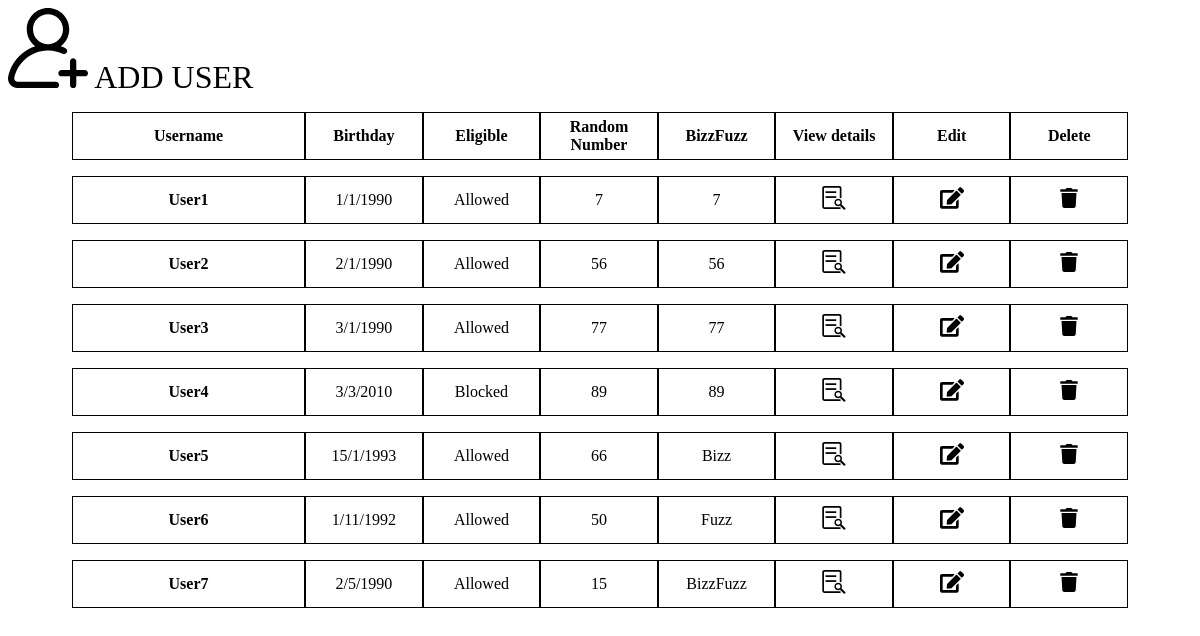
The page / on the database its author committed.
### bizzfuzz/models.py (models this page shows)
class CustomUser(AbstractUser):
    username = models.CharField(max_length=20, unique=True, help_text='Maximum 20 characters')
    random_number = models.DecimalField(default=-1, decimal_places=0, max_digits=3)
    birth_date = models.DateField(null=False, blank=False, validators=[date_max], help_text='Required. Format: YYYY-MM-DD')

### bizzfuzz/views.py (the view)
# urls.py: path('', index.as_view(), name='index'),
class index(generic.ListView):
    template_name = "bizzfuzz/list.html"
    context_object_name = "users_list"
    def get_queryset(self):
        userModel = get_user_model()
        return userModel.objects.all()

### bizzfuzz/templatetags/custom_tags.py (called while the page is built)
@register.filter
def eligible(user_id):
    userModel = get_user_model()
    userInstance = get_object_or_404(userModel, pk=user_id)
    now_year = timezone.now().year
    now_month = timezone.now().month
    now_day = timezone.now().day
    try:
        user_year = userInstance.birth_date.year
        user_month = userInstance.birth_date.month
        user_day = userInstance.birth_date.day
        userYearsOld = now_year - user_year
        monthCheck = now_month - user_month
        dayCheck = now_day - user_day
        dayCheckState = False
        if userYearsOld > 13:
            return 'Allowed'
        elif userYearsOld == 13 and monthCheck > 0:
            return 'Allowed'
        elif userYearsOld == 13 and monthCheck == 0 and dayCheck >= 0:
            return 'Allowed'
        else:
            return 'Blocked'
    except:
        return 'No Birth Day ;('

@register.filter
def bizzfuzz(random_number):
    if random_number % 3 == 0 and random_number % 5 == 0:
        return 'BizzFuzz'
    elif random_number % 3 == 0:
        return 'Bizz'
    elif random_number % 5 == 0:
        return 'Fuzz'
    else:
        return random_number

### bizzfuzz/templates/bizzfuzz/list.html (shortened to what this page needs)
<!DOCTYPE html>
<html lang="en">
<head>
    {% load static %}
    <link rel="stylesheet" type="text/css" href="{% static 'bizzfuzz/style.css' %}">
</head>
<body>
<div class='register'>
    <a href="{% url 'register' %}">
        <img src="{% static 'bizzfuzz/images/add.svg' %}" alt="Edit" height="80" width="80"> ADD USER
    </a>
</div>
{% load custom_tags %}
<div class='table'>
{% if users_list %}
        <div class="record">
            <div class="head username">
                Username
            </div>
            <div class="head">
                Birthday
            </div>
            <div class="head">
                Eligible
            </div>
            <div class="head">
                Random Number
            </div>
            <div class="head">
                BizzFuzz
            </div>
            <div class="head">
                View details
            </div>
            <div class="head">
                Edit
            </div>
            <div class="head">
                Delete
            </div>
        </div>
    {% for user in users_list %}
            <div class="record">
                <div class="query username">
                    {{ user.username }}
                </div>
                <div class="query">
                    {{ user.birth_date.day }}/{{ user.birth_date.month }}/{{ user.birth_date.year }}
                </div>
                <div class="query">
                    {{ user.id|eligible}}
                </div>
                <div class="query">
                    {{ user.random_number }}
                </div>
                <div class="query">
                    {{ user.random_number|bizzfuzz }}
                </div>
                <div class="option">
                    <a href="{% url 'details' user.id %}">
                        <img src="{% static 'bizzfuzz/images/view-icon.svg' %}" alt="Edit" height="24" width="24">
                    </a>
                </div>
                <div class="option">
                    <a href="{% url 'edit' user.id %}">
                        <img src="{% static 'bizzfuzz/images/edit-solid.svg' %}" alt="Edit" height="24" width="24">
                    </a>
                </div>
                <div class="option">
                    <a href="{% url 'delete' user.id %}">
                        <img src="{% static 'bizzfuzz/images/trash-solid.svg' %}" alt="Edit" height="20" width="20">
                    </a>
                </div>
            </div>
    {% endfor %}
{% else %}
    <p>No users are available.</p>
{% endif %}
</div>
</body>
</html>

### bizzfuzz/static/bizzfuzz/style.css (style rules this page uses)
.table { color: rgb(0, 0, 0) }
.record { display: flex; justify-content: center; height: 3em; text-align: center; padding-left: 4em; padding-right: 4em; padding-top: 1em; }
.head { font-weight: bold; width: 8em; border-style: solid; border-color: black; border-width: 0.5px; display: flex; align-items: center; justify-content: center; }
.head.username { width: 16em; border-width: 0.5px; }
.query { width: 8em; border-style: solid; border-color: black; border-width: 0.5px; display: flex; align-items: center; justify-content: center; }
.query.username { width: 16em; font-weight: bold; border-width: 0.5px; }
.option { width: 8em; border-style: solid; border-color: black; border-width: 0.5px; display: flex; align-items: center; justify-content: center; }
.register { font-size: 1em; }
.register a:link, a:visited, a:hover, a:active { text-decoration: none; color: black; font-size: 2em; }

### rows shown on the page
CustomUser: username "User1", birth_date.day "1", birth_date.month "1", birth_date.year "1990", id|eligible "Allowed", random_number "7", random_number|bizzfuzz "7"
CustomUser: username "User2", birth_date.day "2", birth_date.month "1", birth_date.year "1990", id|eligible "Allowed", random_number "56", random_number|bizzfuzz "56"
CustomUser: username "User3", birth_date.day "3", birth_date.month "1", birth_date.year "1990", id|eligible "Allowed", random_number "77", random_number|bizzfuzz "77"
CustomUser: username "User4", birth_date.day "3", birth_date.month "3", birth_date.year "2010", id|eligible "Blocked", random_number "89", random_number|bizzfuzz "89"
CustomUser: username "User5", birth_date.day "15", birth_date.month "1", birth_date.year "1993", id|eligible "Allowed", random_number "66", random_number|bizzfuzz "Bizz"
CustomUser: username "User6", birth_date.day "1", birth_date.month "11", birth_date.year "1992", id|eligible "Allowed", random_number "50", random_number|bizzfuzz "Fuzz"
CustomUser: username "User7", birth_date.day "2", birth_date.month "5", birth_date.year "1990", id|eligible "Allowed", random_number "15", random_number|bizzfuzz "BizzFuzz"
